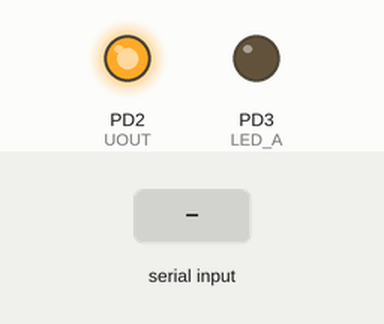
A program run on a simulated ATmega168, built with avr-gcc and emulated at 8 MHz. Shown: output pins drawn as LEDs (lit = HIGH). The inputs (shaded band) are chosen by the test bench.

Above: at 1.2 s.
1.3 s: "1\n" received over Serial
At 2.5 s:
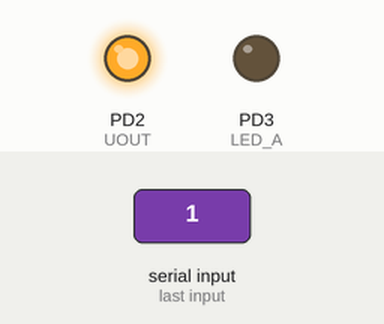
2.8 s: "0\n" received over Serial
At 3.7 s:
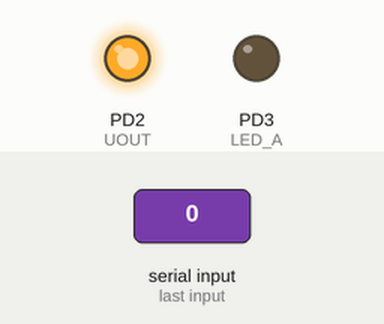
Timing chart, 0 to 5.8 s (numbered marks = the images above; inputs shaded):
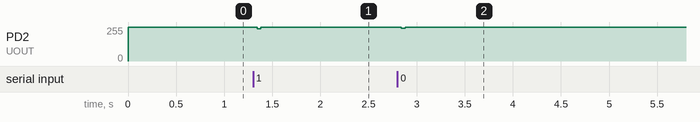

The program:

main.c
```c
// (licence header left out)
#include "defines.h"

#include <avr/io.h>
#include <avr/interrupt.h>
#include <avr/eeprom.h>
#include <stdio.h>
#include <stdlib.h>
#include <string.h>
#include <util/delay.h>
#include <string.h>
#include <avr/wdt.h>

#include "uart.h"

/*
 * circular buffer
 */

#define BUFSZ 960
volatile static char buffer[BUFSZ];
volatile static uint16_t buf_w, buf_r, buf_size;

static void buf_put (char c)
{
  if (buf_size < BUFSZ) {
    buffer[buf_w] = c;
    buf_w = (buf_w + 1) % BUFSZ;

    buf_size++;
  }
}

static char buf_get (void)
{
  char ret;

  if (buf_size > 0) {
    ret = buffer[buf_r];
    buf_r = (buf_r + 1) % BUFSZ;

    buf_size--;
  } else {
    ret = 0xff;
  }
  return ret;
}

static uint8_t buf_havedata (void)
{
  return (buf_size > 0);
}

/*
 * UART OUT
 */
volatile static uint8_t uout_counter;
volatile static uint8_t uout_data;

static void uout_init (void)
{
  uout_high();

  uout_counter = 0;

  /* timer 0, CTC mode*/
  TCCR0A = ( (1 << WGM01) | (0 << WGM00) );
  TCCR0B = ( (0 << WGM02) |
	     (0 << CS02) | (1 << CS01) | (0 << CS00) );

  /* prescaler = /8 */
  OCR0A = F_CPU / UOUT_SPEED / 8;
  TIMSK0 |= _BV(OCIE0A);
}

static uint8_t uout_idle (void)
{
  return (uout_counter == 0);
}

static void  uout_putchar (uint8_t ch)
{
  uout_data = ch;
  uout_counter = 10;
}

ISR(TIMER0_COMPA_vect)
{
  if (uout_counter == 0) {
    /* idle */
    uout_high();
  } else if (uout_counter == 1) {
    /* stop bit */
    uout_high();
    uout_counter--;
  } else if (uout_counter == 10) {
    /* start bit */
    uout_low();
    uout_counter--;
  } else {
    if (uout_data & 0x01)
      uout_high();
    else
      uout_low();
    uout_data >>= 1;
    uout_counter--;
  }

}

/*
 * Entry routine
 */
int main (void)
{
  MCUSR = 0;
  wdt_disable();

  /* leds */
  LED_DDR  |= _BV(LED_A);

  /* UART out -> drive, in -> pullup */
  UOUT_DDR |= _BV(UOUT);
  UIN_PORT |= _BV(UIN);

  buf_w = 0;
  buf_r = 0;
  buf_size = 0;

  uout_init();
  uart_init();

  sei();

  for (;;) {
    if (uart_poll()) {
      buf_put(uart_getchar());
    }

    if (buf_havedata() && uout_idle())
      uout_putchar(buf_get());
  }

  return 0;
}
```

defines.h
```c
/* general */

#define F_CPU 8000000UL

#define UART_SPEED 38400
#define UOUT_SPEED 4800

/* LED functions */
#define LED_PORT PORTD
#define LED_DDR  DDRD
#define LED_A    PORTD3

#define led_a_on()     LED_PORT |=  _BV(LED_A)
#define led_a_off()    LED_PORT &= ~_BV(LED_A)
#define led_a_toggle() LED_PORT ^=  _BV(LED_A)

/* UART_IN */
#define UIN_PORT PORTD
#define UIN_DDR  DDRD
#define UIN_PIN  PIND
#define UIN      PORTD0

#define uin_get()     (UIN_PIN & _BV(UIN))

/* UART_OUT */
#define UOUT_PORT PORTD
#define UOUT_DDR  DDRD
#define UOUT      PORTD2

#define uout_high()     UOUT_PORT |=  _BV(UOUT)
#define uout_low()      UOUT_PORT &= ~_BV(UOUT)
```

uart.c
```c
// (licence header left out)
#include "defines.h"

#include <avr/io.h>
#include <avr/interrupt.h>
#include <stdio.h>

#include "uart.h"

#define BAUD UART_SPEED
#include <util/setbaud.h>

#if defined (__AVR_ATmega168__)
#define UBRRL UBRR0L
#define UBRRH UBRR0H
#define RXEN RXEN0
#define TXEN TXEN0
#define UCSRA UCSR0A
#define UCSRB UCSR0B
#define RXC RXC0
#define UDRE UDRE0
#define UDR UDR0
#define U2X U2X0
#endif

FILE uart_stdout = FDEV_SETUP_STREAM((int (*)(char, FILE *))uart_putchar,
				     (int (*)(FILE *))uart_getchar,
				     _FDEV_SETUP_RW);

/* uart */

void uart_init (void)
{
  UBRRL = UBRRL_VALUE;
  UBRRH = UBRRH_VALUE;
  UCSRB = _BV(RXEN) | _BV(TXEN);
#if USE_2X
  UCSRA |= _BV(U2X);
#else
  UCSRA &= ~_BV(U2X);
#endif
}

int uart_poll (void)
{
  if (UCSRA & _BV(RXC))
    return 1;
  else
    return 0;
}

int uart_putchar (char ch)
{
  if (ch == '\n')
    uart_putchar('\r');
  loop_until_bit_is_set(UCSRA, UDRE);
  UDR = ch;
  return ch;
}

int uart_getchar (void)
{
  while (!(UCSRA & _BV(RXC)));
  return UDR;
}

int uart_puts (char * s)
{
  while (*s) {
    uart_putchar(*s++);
  }
  return 0;
}
```

uart.h
```c
void uart_init (void);
int uart_putchar (char ch);
int uart_getchar (void);
int uart_puts (char * s);
int uart_poll (void);

extern FILE uart_stdout;
```

Measured:
- after the input at 1.3 s, PD2 (UOUT): 255/255 → 243/255 at once, → 255/255 0.04 s later
- after the input at 2.8 s, PD2 (UOUT): 255/255 → 246/255 at once, → 255/255 0.04 s later
